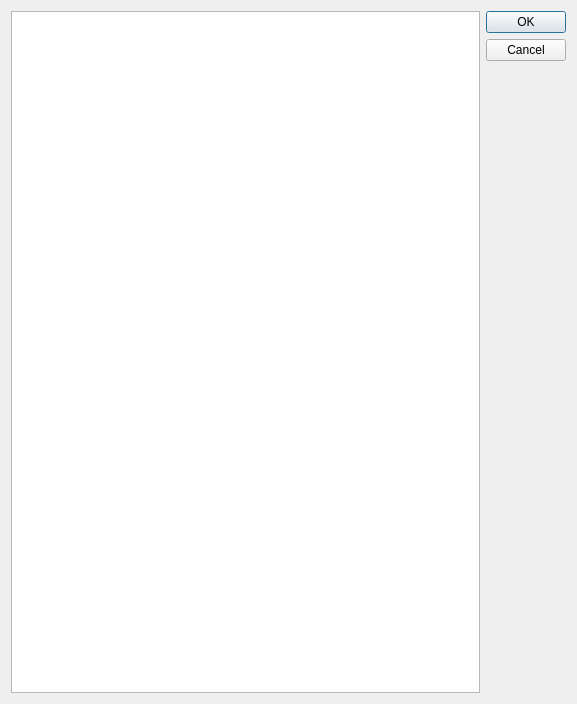
<?xml version="1.0" encoding="UTF-8"?>
<ui version="4.0">
 <class>RecurringPayments</class>
 <widget class="QDialog" name="RecurringPayments">
  <property name="geometry">
   <rect>
    <x>0</x>
    <y>0</y>
    <width>577</width>
    <height>704</height>
   </rect>
  </property>
  <property name="windowTitle">
   <string>Payments</string>
  </property>
  <layout class="QGridLayout" name="gridLayout">
   <item row="0" column="1">
    <widget class="QDialogButtonBox" name="buttonBox">
     <property name="orientation">
      <enum>Qt::Vertical</enum>
     </property>
     <property name="standardButtons">
      <set>QDialogButtonBox::Cancel|QDialogButtonBox::Ok</set>
     </property>
    </widget>
   </item>
   <item row="0" column="0">
    <widget class="QTableView" name="tableView">
     <property name="selectionMode">
      <enum>QAbstractItemView::SingleSelection</enum>
     </property>
     <property name="selectionBehavior">
      <enum>QAbstractItemView::SelectRows</enum>
     </property>
     <attribute name="horizontalHeaderStretchLastSection">
      <bool>true</bool>
     </attribute>
     <attribute name="verticalHeaderStretchLastSection">
      <bool>false</bool>
     </attribute>
    </widget>
   </item>
  </layout>
 </widget>
 <resources/>
 <connections>
  <connection>
   <sender>buttonBox</sender>
   <signal>accepted()</signal>
   <receiver>RecurringPayments</receiver>
   <slot>accept()</slot>
   <hints>
    <hint type="sourcelabel">
     <x>248</x>
     <y>254</y>
    </hint>
    <hint type="destinationlabel">
     <x>157</x>
     <y>274</y>
    </hint>
   </hints>
  </connection>
  <connection>
   <sender>buttonBox</sender>
   <signal>rejected()</signal>
   <receiver>RecurringPayments</receiver>
   <slot>reject()</slot>
   <hints>
    <hint type="sourcelabel">
     <x>316</x>
     <y>260</y>
    </hint>
    <hint type="destinationlabel">
     <x>286</x>
     <y>274</y>
    </hint>
   </hints>
  </connection>
 </connections>
</ui>
